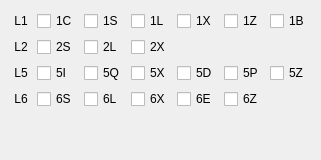
     <widget class="QWidget" name="tabQZSS">
      <attribute name="title">
       <string>QZSS</string>
      </attribute>
      <layout class="QGridLayout" name="gridLayout_3" columnstretch="0,1,1,1,1,1,1">
       <item row="0" column="1">
        <widget class="QCheckBox" name="J01">
         <property name="toolTip">
          <string>C/A</string>
         </property>
         <property name="text">
          <string>1C</string>
         </property>
         <property name="checked">
          <bool>false</bool>
         </property>
        </widget>
       </item>
       <item row="2" column="6">
        <widget class="QCheckBox" name="J59">
         <property name="toolTip">
          <string>L5S (I+Q)</string>
         </property>
         <property name="text">
          <string>5Z</string>
         </property>
         <property name="checked">
          <bool>false</bool>
         </property>
        </widget>
       </item>
       <item row="1" column="0">
        <widget class="QLabel" name="QZSS_L2">
         <property name="text">
          <string>L2</string>
         </property>
         <property name="alignment">
          <set>Qt::AlignmentFlag::AlignCenter</set>
         </property>
        </widget>
       </item>
       <item row="2" column="4">
        <widget class="QCheckBox" name="J57">
         <property name="toolTip">
          <string>L5S (I)</string>
         </property>
         <property name="text">
          <string>5D</string>
         </property>
         <property name="checked">
          <bool>false</bool>
         </property>
        </widget>
       </item>
       <item row="0" column="5">
        <widget class="QCheckBox" name="J13">
         <property name="toolTip">
          <string>L1S/L1-SAIF</string>
         </property>
         <property name="text">
          <string>1Z</string>
         </property>
         <property name="checked">
          <bool>false</bool>
         </property>
        </widget>
       </item>
       <item row="2" column="1">
        <widget class="QCheckBox" name="J24">
         <property name="toolTip">
          <string>I</string>
         </property>
         <property name="text">
          <string>5I</string>
         </property>
         <property name="checked">
          <bool>false</bool>
         </property>
        </widget>
       </item>
       <item row="0" column="4">
        <widget class="QCheckBox" name="J12">
         <property name="toolTip">
          <string>L1C (D+P)</string>
         </property>
         <property name="text">
          <string>1X</string>
         </property>
         <property name="checked">
          <bool>false</bool>
         </property>
        </widget>
       </item>
       <item row="0" column="0">
        <widget class="QLabel" name="QZSS_L1">
         <property name="text">
          <string>L1</string>
         </property>
         <property name="alignment">
          <set>Qt::AlignmentFlag::AlignCenter</set>
         </property>
        </widget>
       </item>
       <item row="0" column="2">
        <widget class="QCheckBox" name="J07">
         <property name="toolTip">
          <string>L1C (D)</string>
         </property>
         <property name="text">
          <string>1S</string>
         </property>
         <property name="checked">
          <bool>false</bool>
         </property>
        </widget>
       </item>
       <item row="4" column="0">
        <spacer name="verticalSpacer_4">
         <property name="orientation">
          <enum>Qt::Orientation::Vertical</enum>
         </property>
         <property name="sizeHint" stdset="0">
          <size>
           <width>20</width>
           <height>40</height>
          </size>
         </property>
        </spacer>
       </item>
       <item row="0" column="3">
        <widget class="QCheckBox" name="J08">
         <property name="toolTip">
          <string>L1C (P)</string>
         </property>
         <property name="text">
          <string>1L</string>
         </property>
         <property name="checked">
          <bool>false</bool>
         </property>
        </widget>
       </item>
       <item row="3" column="1">
        <widget class="QCheckBox" name="J35">
         <property name="toolTip">
          <string>L6D</string>
         </property>
         <property name="text">
          <string>6S</string>
         </property>
         <property name="checked">
          <bool>false</bool>
         </property>
        </widget>
       </item>
       <item row="3" column="3">
        <widget class="QCheckBox" name="J33">
         <property name="toolTip">
          <string>L6 (D+P)</string>
         </property>
         <property name="text">
          <string>6X</string>
         </property>
         <property name="checked">
          <bool>false</bool>
         </property>
        </widget>
       </item>
       <item row="2" column="0">
        <widget class="QLabel" name="QZSS_L5">
         <property name="text">
          <string>L5</string>
         </property>
         <property name="alignment">
          <set>Qt::AlignmentFlag::AlignCenter</set>
         </property>
        </widget>
       </item>
       <item row="1" column="1">
        <widget class="QCheckBox" name="J16">
         <property name="toolTip">
          <string>L2C (M)</string>
         </property>
         <property name="text">
          <string>2S</string>
         </property>
         <property name="checked">
          <bool>false</bool>
         </property>
        </widget>
       </item>
       <item row="3" column="5">
        <widget class="QCheckBox" name="J34">
         <property name="toolTip">
          <string>L6 (D+E)</string>
         </property>
         <property name="text">
          <string>6Z</string>
         </property>
         <property name="checked">
          <bool>false</bool>
         </property>
        </widget>
       </item>
       <item row="2" column="5">
        <widget class="QCheckBox" name="J58">
         <property name="toolTip">
          <string>L5S (Q)</string>
         </property>
         <property name="text">
          <string>5P</string>
         </property>
         <property name="checked">
          <bool>false</bool>
         </property>
        </widget>
       </item>
       <item row="3" column="4">
        <widget class="QCheckBox" name="J60">
         <property name="toolTip">
          <string>L6E</string>
         </property>
         <property name="text">
          <string>6E</string>
         </property>
         <property name="checked">
          <bool>false</bool>
         </property>
        </widget>
       </item>
       <item row="3" column="0">
        <widget class="QLabel" name="QZSS_L6">
         <property name="text">
          <string>L6</string>
         </property>
         <property name="alignment">
          <set>Qt::AlignmentFlag::AlignCenter</set>
         </property>
        </widget>
       </item>
       <item row="2" column="2">
        <widget class="QCheckBox" name="J25">
         <property name="toolTip">
          <string>Q</string>
         </property>
         <property name="text">
          <string>5Q</string>
         </property>
         <property name="checked">
          <bool>false</bool>
         </property>
        </widget>
       </item>
       <item row="1" column="2">
        <widget class="QCheckBox" name="J17">
         <property name="toolTip">
          <string>L2C (L)</string>
         </property>
         <property name="text">
          <string>2L</string>
         </property>
         <property name="checked">
          <bool>false</bool>
         </property>
        </widget>
       </item>
       <item row="1" column="3">
        <widget class="QCheckBox" name="J18">
         <property name="toolTip">
          <string>L2C (M+L)</string>
         </property>
         <property name="text">
          <string>2X</string>
         </property>
         <property name="checked">
          <bool>false</bool>
         </property>
        </widget>
       </item>
       <item row="0" column="6">
        <widget class="QCheckBox" name="J11">
         <property name="text">
          <string>1B</string>
         </property>
        </widget>
       </item>
       <item row="3" column="2">
        <widget class="QCheckBox" name="J36">
         <property name="toolTip">
          <string>L6P</string>
         </property>
         <property name="text">
          <string>6L</string>
         </property>
         <property name="checked">
          <bool>false</bool>
         </property>
        </widget>
       </item>
       <item row="2" column="3">
        <widget class="QCheckBox" name="J26">
         <property name="toolTip">
          <string>I+Q</string>
         </property>
         <property name="text">
          <string>5X</string>
         </property>
         <property name="checked">
          <bool>false</bool>
         </property>
        </widget>
       </item>
      </layout>
     </widget>
